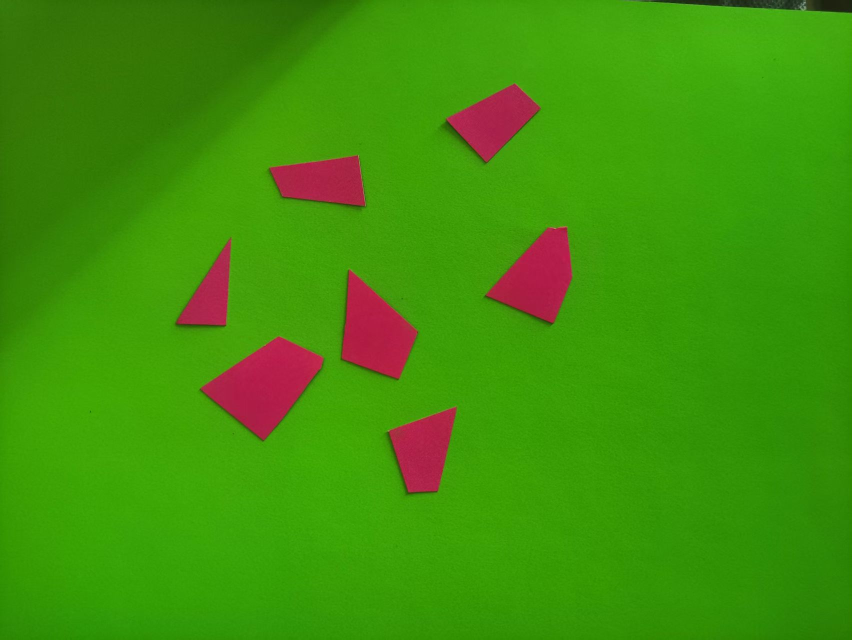
#> input picture 拼图还原项目/input/pieces.jpg, 1704 x 1279 px, found by its file name (shown at 1/2 size)
$ python segment.py --image input/pieces.jpg --out out
#> lines starting #> are read from the running program, lines starting #| are printed output that depends on the picture; after the words box and inside, x2 and y2 are one past the last pixel; in counts of white or black regions, pixels touching at a corner belong together
#> in main, bgr is the input picture: shape (1279, 1704, 3); mean B, G, R 9.6, 146, 64.3
#| 图像尺寸: 1704x1279
### 拼图还原项目/src/geometry.py
"""多边形几何工具：面积、边、内角、刚体变换。

坐标一律用图像像素坐标系（y 向下），多边形顶点按逆时针（CCW）排列。
"""
from __future__ import annotations

import math
from typing import List, Tuple

import cv2
import numpy as np

Point = Tuple[float, float]


def polygon_area(poly: np.ndarray) -> float:
    """鞋带公式，返回正值面积。"""
    x = poly[:, 0]
    y = poly[:, 1]
    return 0.5 * abs(float(np.dot(x, np.roll(y, -1)) - np.dot(y, np.roll(x, -1))))


def signed_area(poly: np.ndarray) -> float:
    x = poly[:, 0]
    y = poly[:, 1]
    return 0.5 * float(np.dot(x, np.roll(y, -1)) - np.dot(y, np.roll(x, -1)))


def ensure_ccw(poly: np.ndarray) -> np.ndarray:
    """图像坐标系 y 向下，因此按数学 y 向上的逆时针等价于 signed_area < 0。"""
    poly = np.asarray(poly, dtype=float)
    if signed_area(poly) > 0:
        poly = poly[::-1].copy()
    return poly


def centroid(poly: np.ndarray) -> np.ndarray:
    """多边形面积形心（不是顶点平均）。"""
    x = poly[:, 0]
    y = poly[:, 1]
    xn = np.roll(x, -1)
    yn = np.roll(y, -1)
    cross = x * yn - xn * y
    a = cross.sum() / 2.0
    if abs(a) < 1e-12:
        return poly.mean(axis=0)
    cx = ((x + xn) * cross).sum() / (6.0 * a)
    cy = ((y + yn) * cross).sum() / (6.0 * a)
    return np.array([cx, cy])


def perimeter(poly: np.ndarray) -> float:
    d = np.diff(np.vstack([poly, poly[:1]]), axis=0)
    return float(np.hypot(d[:, 0], d[:, 1]).sum())


def edges(poly: np.ndarray) -> List[dict]:
    """返回每条边的几何信息：端点、长度、方向角、中点。"""
    out = []
    n = len(poly)
    for i in range(n):
        a = poly[i]
        b = poly[(i + 1) % n]
        v = b - a
        length = float(np.hypot(*v))
        ang = math.degrees(math.atan2(v[1], v[0])) % 360.0
        out.append(
            {
                "index": i,
                "a": [float(a[0]), float(a[1])],
                "b": [float(b[0]), float(b[1])],
                "length": length,
                "angle": ang,
                "mid": [float((a[0] + b[0]) / 2), float((a[1] + b[1]) / 2)],
            }
        )
    return out


def interior_angles(poly: np.ndarray) -> List[float]:
    """每个顶点的内角（度）。"""
    n = len(poly)
    angs = []
    for i in range(n):
        p0 = poly[i - 1]
        p1 = poly[i]
        p2 = poly[(i + 1) % n]
        v1 = p0 - p1
        v2 = p2 - p1
        cosv = float(np.dot(v1, v2) / (np.linalg.norm(v1) * np.linalg.norm(v2) + 1e-12))
        cosv = max(-1.0, min(1.0, cosv))
        angs.append(math.degrees(math.acos(cosv)))
    return angs


def drop_collinear(poly: np.ndarray, tol_deg: float = 8.0, px_dev: float = 0.0) -> np.ndarray:
    """去掉冗余顶点：角度接近 180° 且离邻居连线足够近（< px_dev 像素）才删。

    只按角度删会把"接近直线但其实有拐角"的真顶点吃掉（六边形就是这样丢成五边形的），
    加上偏移距离判据后，真拐角即使 152° 也不会被删。
    """
    poly = np.asarray(poly, dtype=float)
    changed = True
    while changed and len(poly) > 3:
        changed = False
        angs = interior_angles(poly)
        for i in range(len(poly)):
            if abs(180.0 - angs[i]) >= tol_deg:
                continue
            if px_dev > 0.0:
                a = poly[i - 1]
                b = poly[(i + 1) % len(poly)]
                ab = b - a
                L = np.linalg.norm(ab)
                if L < 1e-9:
                    continue
                n = np.array([-ab[1], ab[0]]) / L
                if abs(float((poly[i] - a) @ n)) >= px_dev:
                    continue
            poly = np.delete(poly, i, axis=0)
            changed = True
            break
    return poly


# [12 lines left out: functions rotation, transform_poly, not called in this run]


def bbox(poly: np.ndarray) -> Tuple[float, float, float, float]:
    return (
        float(poly[:, 0].min()),
        float(poly[:, 1].min()),
        float(poly[:, 0].max()),
        float(poly[:, 1].max()),
    )


# ---------------------------------------------------------------- 快速凸多边形运算
# [39 lines left out: functions to_pos, clip_halfplane, convex_overlap_area, hull_area, not called in this run]
try:
    from shapely.geometry import Polygon as _SPoly
except Exception:
    _SPoly = None


# [11 lines left out: function poly_overlap_area, not called in this run]

### 拼图还原项目/src/segment.py
"""第一步：从绿色背景的照片里把红色纸片分割出来，拟合成干净的多边形。

用法:
    python src/segment.py --image input/pieces.jpg --out out
输出:
    out/pieces.json      每块碎片的顶点、面积、边长、内角
    out/01_mask.png      前景掩膜（已剔除小于 --min-area 的杂点，背景干净）
    out/01_mask_raw.png  未清理的原始掩膜，仅排查用
    out/01_alpha.png     软边蒙版（0~255 渐变），贴图用它才不会带背景色包边
    out/01_despill.jpg   压掉绿色溢出后的原图（成品贴图优先用它，避免纸片带绿罩）
    out/02_pieces.png    编号 + 边编号的调试图
    out/03_cutouts.png   逐块抠图预览（白底网格），用来肉眼检查抠得干不干净
"""
from __future__ import annotations

import argparse
import json
import pathlib
import sys

import cv2
import numpy as np

sys.path.insert(0, str(pathlib.Path(__file__).resolve().parent))
import geometry as G  # noqa: E402


# [8 lines left out: function red_mask, not called in this run]


def background_delta(bgr: np.ndarray) -> tuple[np.ndarray, np.ndarray]:
    """从画面四边取背景色，返回 (每个像素与背景的 Lab 色差 ΔE, 背景色本身)。"""
    h, w = bgr.shape[:2]
    b = max(4, min(h, w) // 40)
    border = np.vstack(
        [
            bgr[:b].reshape(-1, 3),
            bgr[-b:].reshape(-1, 3),
            bgr[:, :b].reshape(-1, 3),
            bgr[:, -b:].reshape(-1, 3),
        ]
    )
    bg = np.median(border, axis=0).astype(np.uint8)
#> bg = [5, 143, 50]
    lab = cv2.cvtColor(bgr, cv2.COLOR_BGR2LAB).astype(np.float32)
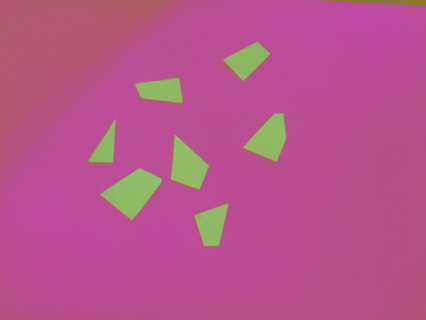
#> lab: shape (1279, 1704, 3) float32 (shown at 1/4 size); mean B, G, R 139, 85.2, 185.4
    bg_lab = cv2.cvtColor(bg.reshape(1, 1, 3), cv2.COLOR_BGR2LAB)[0, 0].astype(np.float32)
#> bg_lab = [133, 79, 182]
    return np.linalg.norm(lab - bg_lab, axis=2), bg


# [11 lines left out: function auto_mask, not called in this run]


def is_green_screen(bg: np.ndarray) -> bool:
    """背景是不是绿幕：HSV 色相落在绿色段且饱和度够高。"""
    hsv = cv2.cvtColor(bg.reshape(1, 1, 3), cv2.COLOR_BGR2HSV)[0, 0]
    hue, sat, val = float(hsv[0]), float(hsv[1]), float(hsv[2])
    return 40.0 <= hue <= 85.0 and sat >= 90.0 and val >= 40.0


def chroma_delta(bgr: np.ndarray, bg: np.ndarray) -> np.ndarray:
    """只用 Lab 的 a/b 色度通道算与背景的距离，**完全丢掉亮度 L**。

    这是绿幕抠像比「全量 ΔE」强的地方：阴影、光照不均匀只会改变 L，
    不会改变 a/b，所以影子不会被误判成前景（也就不会把直边切成两段）。
    """
    lab = cv2.cvtColor(bgr, cv2.COLOR_BGR2LAB).astype(np.float32)
    bgl = cv2.cvtColor(bg.reshape(1, 1, 3), cv2.COLOR_BGR2LAB)[0, 0].astype(np.float32)
    return np.linalg.norm(lab[..., 1:] - bgl[1:], axis=2)


def chroma_alpha(bgr: np.ndarray, bg: np.ndarray, lo: float = 10.0, hi: float = 22.0,
                 mask: np.ndarray | None = None) -> np.ndarray:
    """绿幕软边 alpha：色度差在 lo~hi 之间线性过渡，同步处理半透边缘。"""
    d = chroma_delta(bgr, bg)
    a = np.clip((d - lo) / max(1e-6, hi - lo), 0.0, 1.0)
    if mask is not None:
        allowed = cv2.dilate(mask, np.ones((3, 3), np.uint8)) > 0
        a = np.where(allowed, a, 0.0)
    return (np.clip(a, 0.0, 1.0) * 255).astype(np.uint8)


def despill(bgr: np.ndarray, strength: float = 1.0) -> tuple[np.ndarray, np.ndarray]:
    """压掉绿色溢出（despill）。

    绿幕反光会在纸片边缘染一层绿（G 明显高于 R/B）。经典做法：把 G 压到不超过
    max(R, B)，其余通道不动 —— 颜色更正，又不会破坏亮度结构。
    """
    out = bgr.astype(np.float32)
    green = out[..., 1]
    excess = np.clip(green - np.maximum(out[..., 0], out[..., 2]), 0.0, None) * strength
    out[..., 1] = green - excess
    return np.clip(out, 0, 255).astype(np.uint8), excess


def drop_specks(mask: np.ndarray, min_area: float) -> tuple[np.ndarray, int, int]:
    """抹掉面积 < min_area 的连通块。

    这些是背景上的小污点/纸屑，本来就不是碎片（后续也不会被当成 pieces），
    但会实实在在地画在 01_mask.png 上，看起来就是“抠图没抠干净”。
    """
    n, labels, stats, _ = cv2.connectedComponentsWithStats(mask, connectivity=8)
    keep = np.zeros_like(mask)
    dropped = 0
    dropped_area = 0
    for i in range(1, n):
        area = int(stats[i, cv2.CC_STAT_AREA])
        if area >= min_area:
            keep[labels == i] = 255
        else:
            dropped += 1
            dropped_area += area
    return keep, dropped, dropped_area


# [15 lines left out: function soft_alpha, not called in this run]


def render_cutouts(bgr: np.ndarray, alpha: np.ndarray, pieces: list,
                   path: pathlib.Path, tile: int = 260, pad: int = 14) -> None:
    """把每块碎片按 alpha 抠出来，排在白底网格里 —— 抠得干不干净一眼就看得到。"""
    if not pieces:
        return
    h_img, w_img = bgr.shape[:2]
    tiles = []
    for p in pieces:
        poly = np.array(p["polygon"], np.float64)
        x0 = max(int(np.floor(poly[:, 0].min())) - 2, 0)
        y0 = max(int(np.floor(poly[:, 1].min())) - 2, 0)
        x1 = min(int(np.ceil(poly[:, 0].max())) + 2, w_img)
        y1 = min(int(np.ceil(poly[:, 1].max())) + 2, h_img)
        if x1 <= x0 or y1 <= y0:
            continue
        crop = bgr[y0:y1, x0:x1].astype(np.float32)
        a = (alpha[y0:y1, x0:x1].astype(np.float32) / 255.0)[..., None]
        comp = (crop * a + 255.0 * (1.0 - a)).astype(np.uint8)   # 白底合成
        h, w = comp.shape[:2]
        s = min((tile - 2 * pad) / max(w, 1), (tile - 2 * pad) / max(h, 1), 1.0)
        comp = cv2.resize(comp, (max(1, int(w * s)), max(1, int(h * s))),
                          interpolation=cv2.INTER_AREA)
        tiles.append((p["id"], comp))

    cols = max(1, int(np.ceil(np.sqrt(len(tiles)))))
    rows = int(np.ceil(len(tiles) / cols))
    canvas = np.full((rows * tile, cols * tile, 3), 255, np.uint8)
    for k, (pid, comp) in enumerate(tiles):
        r, c = divmod(k, cols)
        cy, cx = r * tile, c * tile
        oy = cy + (tile - comp.shape[0]) // 2
        ox = cx + (tile - comp.shape[1]) // 2
        canvas[oy:oy + comp.shape[0], ox:ox + comp.shape[1]] = comp
        cv2.rectangle(canvas, (cx, cy), (cx + tile - 1, cy + tile - 1), (222, 222, 222), 1)
        cv2.putText(canvas, f"#{pid}", (cx + 8, cy + 26),
                    cv2.FONT_HERSHEY_SIMPLEX, 0.7, (0, 0, 0), 2)
    cv2.imwrite(str(path), canvas)


def residue_stats(mask: np.ndarray, pieces: list) -> list:
    """每块碎片的多边形内，有多少像素其实不是前景（= 拟合时被多边形“撑”进来的背景）。"""
    rows = []
    for p in pieces:
        poly = np.array(p["polygon"], np.int32)
        canvas = np.zeros(mask.shape, np.uint8)
        cv2.fillPoly(canvas, [poly], 255)
        inside = canvas > 0
        total = int(np.count_nonzero(inside))
        leak = int(np.count_nonzero(inside & (mask == 0)))
        rows.append((p["id"], total, leak, 100.0 * leak / max(1, total)))
    return rows


def _line_from_points(pts: np.ndarray) -> tuple[np.ndarray, np.ndarray]:
    """最小二乘直线：返回 (直线上一点, 单位方向)。"""
    vx, vy, x0, y0 = cv2.fitLine(pts.astype(np.float32), cv2.DIST_L2, 0, 0.01, 0.01).ravel()
    d = np.array([vx, vy], dtype=float)
    d /= np.linalg.norm(d) + 1e-12
    return np.array([x0, y0], dtype=float), d


def _intersect(p1, d1, p2, d2) -> np.ndarray | None:
    a = np.array([[d1[0], -d2[0]], [d1[1], -d2[1]]], dtype=float)
    det = np.linalg.det(a)
    if abs(det) < 1e-9:
        return None
    b = np.array([p2[0] - p1[0], p2[1] - p1[1]], dtype=float)
    t = np.linalg.solve(a, b)[0]
    return p1 + t * d1


def refine_corners(contour: np.ndarray, rough: np.ndarray, band: float = 9.0, max_shift: float = 45.0) -> np.ndarray:
    """用轮廓点分别拟合每条边所在直线，再求相邻直线交点作为精确角点。

    拍照得到的纸片角有圆角/毛边，approxPolyDP 给的角点会偏内；拟合直线求交可以显著提精度。
    """
    pts = contour.reshape(-1, 2).astype(float)
    lines = []
    n = len(rough)
    for i in range(n):
        a = rough[i]
        b = rough[(i + 1) % n]
        ab = b - a
        L = np.linalg.norm(ab)
        if L < 1e-6:
            return rough
        u = ab / L
        normal = np.array([-u[1], u[0]])
        # 只保留投影落在这条边上、且离直线足够近的轮廓点
        rel = pts - a
        proj = rel @ u
        dist = np.abs(rel @ normal)
        sel = (proj > -2.0) & (proj < L + 2.0) & (dist < band)
        seg = pts[sel]
        if len(seg) < 8:
            lines.append((a, u))
        else:
            lines.append(_line_from_points(seg))
    out = []
    for i in range(n):
        p1, d1 = lines[i]
        p2, d2 = lines[(i + 1) % n]
        c = _intersect(p1, d1, p2, d2)
        if c is None or np.linalg.norm(c - rough[i]) > max_shift:
            c = rough[i]
        out.append(c)
    return np.array(out, dtype=float)


def edge_fits(cnt: np.ndarray, poly: np.ndarray, band: float = 8.0) -> list[dict]:
    """每条边上参与拟合的轮廓点数量与最大偏差，用于判断该边可信度。"""
    pts = cnt.reshape(-1, 2).astype(float)
    fits = []
    n = len(poly)
    for i in range(n):
        a, b = poly[i], poly[(i + 1) % n]
        ab = b - a
        L = float(np.linalg.norm(ab))
        if L < 1e-6:
            fits.append({"index": i, "n": 0, "rms": 99.0})
            continue
        u = ab / L
        nrm = np.array([-u[1], u[0]])
        rel = pts - a
        proj, dist = rel @ u, np.abs(rel @ nrm)
        sel = (proj > 1.0) & (proj < L - 1.0) & (dist < band)
        d = dist[sel]
        fits.append(
            {"index": i, "n": int(sel.sum()), "rms": float(np.sqrt((d**2).mean())) if len(d) else 99.0}
        )
    return fits


def polygon_of_component(comp_mask: np.ndarray, pixel_area: float,
                         allow_concave: bool = False) -> tuple[np.ndarray, list[dict]] | None:
    cnts, _ = cv2.findContours(comp_mask, cv2.RETR_EXTERNAL, cv2.CHAIN_APPROX_NONE)
    if not cnts:
        return None
    cnt = max(cnts, key=cv2.contourArea)
    # 默认用凸包压掉毛边凹口；碎片本身可能是凹多边形（凹槽要被别的碎片填），此时直接沿轮廓拟合
    base = cnt if allow_concave else cv2.convexHull(cnt)
    peri = cv2.arcLength(base, True)
    # 逼近精度取 1.2%：太大（2%）会把接近直线的真拐角并掉（六边形被吃成五边形）
    rough = cv2.approxPolyDP(base, 0.012 * peri, True).reshape(-1, 2).astype(float)
    rough = G.drop_collinear(rough, tol_deg=6.0, px_dev=3.0)
    if len(rough) < 3:
        return None

    poly = refine_corners(cnt, rough)
    # 每个精修角点必须贴着真实轮廓，否则退回粗多边形；防止圆角/阴影把边外推过头
    pts = cnt.reshape(-1, 2).astype(float)
    d = np.linalg.norm(pts[:, None, :] - poly[None, :, :], axis=2).min(axis=0)
    if (d > 14.0).any():
        poly = rough.copy()
    poly = G.drop_collinear(poly, tol_deg=6.0, px_dev=3.0)

    # 多边形面积必须和真实像素面积吻合，否则用粗多边形
    if abs(G.polygon_area(poly) - pixel_area) / max(pixel_area, 1.0) > 0.06:
        poly = G.drop_collinear(rough.copy(), tol_deg=6.0, px_dev=3.0)
    return G.ensure_ccw(poly), edge_fits(cnt, poly)


def main() -> int:
    ap = argparse.ArgumentParser()
    ap.add_argument("--image", default="input/pieces.jpg")
    ap.add_argument("--out", default="out")
    ap.add_argument("--min-area", type=float, default=1500.0)
    ap.add_argument("--mode", choices=("auto", "red", "chroma"), default="auto",
                    help="auto=自动识别（绿幕走色度抠像）/ red=红色纸张 / chroma=强制绿幕抠像")
    ap.add_argument("--delta-e", type=float, default=40.0)
    ap.add_argument("--chroma-lo", type=float, default=10.0,
                    help="色度软边下限（alpha 开始大于 0）")
    ap.add_argument("--chroma-hi", type=float, default=22.0,
                    help="色度软边上限（alpha 到达 255）")
    ap.add_argument("--concave", action="store_true",
                    help="碎片本身是凹多边形（有凹槽），沿真实轮廓拟合而不是凸包")
    args = ap.parse_args()

    outdir = pathlib.Path(args.out)
    outdir.mkdir(parents=True, exist_ok=True)

    bgr = cv2.imread(args.image)
    if bgr is None:
        print(f"读不到图片: {args.image}")
        return 1
    print(f"图像尺寸: {bgr.shape[1]}x{bgr.shape[0]}")

    use_chroma = False
    delta = None
    bg = None
    if args.mode in ("auto", "chroma"):
        delta, bg = background_delta(bgr)
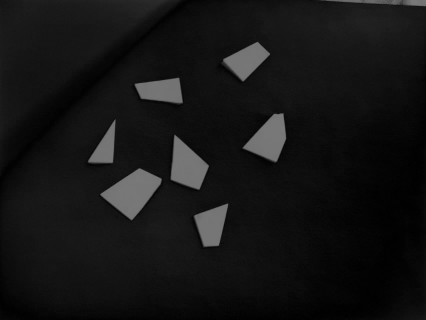
#> delta: shape (1279, 1704) float32 (shown at 1/4 size); min 0, max 124.4, mean 20.9
#> bg = [5, 143, 50]
        print("背景色 BGR %s" % bg.tolist())
#| 背景色 BGR [5, 143, 50]
        if args.mode == "chroma":
            use_chroma = True
        else:
            use_chroma = is_green_screen(bg)
#> in is_green_screen, `hsv = cv2.cvtColor(bg.reshape(1, 1, 3), cv2.COLOR_BGR2HSV)[0, 0]`: hsv = [50, 246, 143]
#> in is_green_screen, `hue, sat, val = float(hsv[0]), float(hsv[1]), float(hsv[2])`: hue = 50; sat = 246; val = 143
#> use_chroma = True
        print("抠像方式：" + (
            "绿幕色度抠像（只用 Lab 的 a/b，忽略亮度 → 阴影/光照不均不会误判为前景）"
            if use_chroma else "Lab 全量 ΔE（背景不是绿幕）"))
#| 抠像方式：绿幕色度抠像（只用 Lab 的 a/b，忽略亮度 → 阴影/光照不均不会误判为前景）

    if args.mode == "red":
        mask = red_mask(bgr)
    elif use_chroma:
        cdist = chroma_delta(bgr, bg)
#> in chroma_delta, `bgl = cv2.cvtColor(bg.reshape(1, 1, 3), cv2.COLOR_BGR2LAB)[0, 0].astyp..`: bgl = [133, 79, 182]
        mask = (cdist > args.chroma_hi).astype(np.uint8) * 255
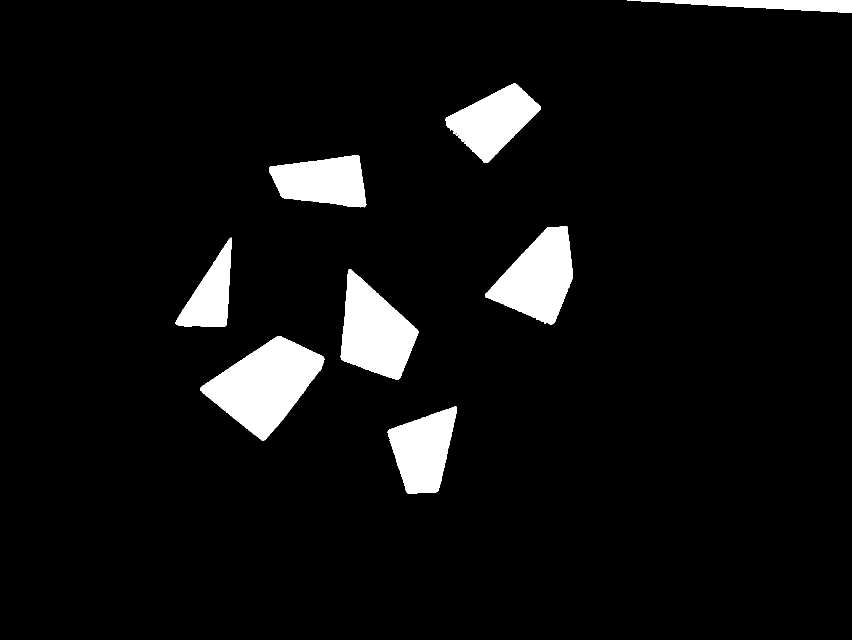
#> mask: shape (1279, 1704) (shown at 1/2 size); 6% white; 8 white regions, largest, box (x1, y1, x2, y2) and area: (400, 672, 649, 882) 27256, (681, 538, 837, 759) 20786, (970, 452, 1146, 650) 20027
        mask = cv2.morphologyEx(mask, cv2.MORPH_OPEN, np.ones((5, 5), np.uint8))
#> mask: shape (1279, 1704); 6% white; 8 white regions, largest, box (x1, y1, x2, y2) and area: (400, 672, 648, 881) 27249, (682, 539, 837, 759) 20776, (971, 452, 1146, 649) 20017
        mask = cv2.morphologyEx(mask, cv2.MORPH_CLOSE, np.ones((11, 11), np.uint8))
#> mask: shape (1279, 1704); 6% white; 8 white regions, largest, box (x1, y1, x2, y2) and area: (400, 672, 648, 881) 27249, (682, 539, 837, 759) 20779, (971, 452, 1146, 649) 20024
    else:
        mask = auto_mask(bgr, args.delta_e)

    cv2.imwrite(str(outdir / "01_mask_raw.png"), mask)
    # 剔掉背景上的小污点/纸屑：它们本就不算碎片，但会画在掩膜上，看起来就是“没抠干净”
    mask, n_specks, speck_area = drop_specks(mask, args.min_area)
#> in drop_specks, `n, labels, stats, _ = cv2.connectedComponentsWithStats(mask, connectiv..`:
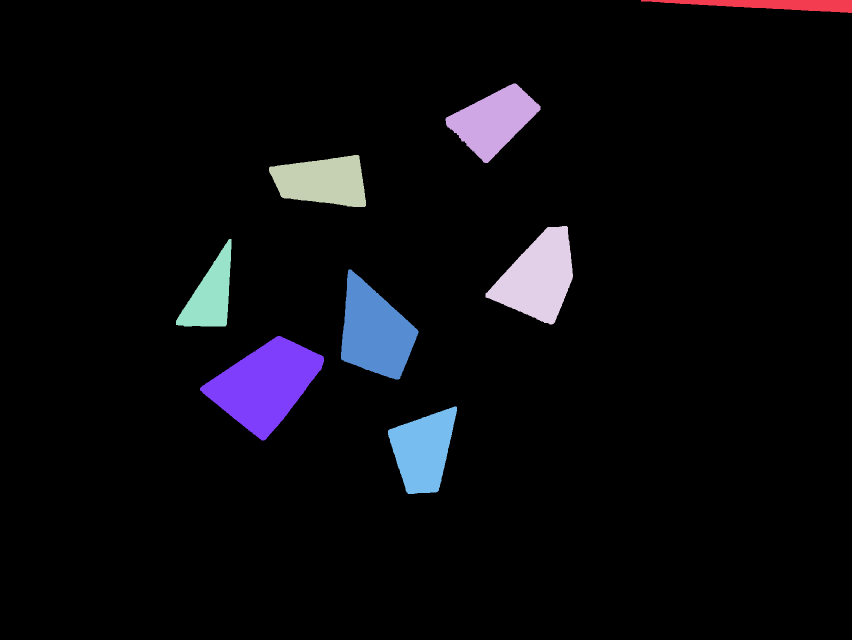
#> labels: shape (1279, 1704) int32 (shown at 1/2 size); 9 distinct labels, from 0 to 8; one colour per label, 0 black
#> in drop_specks, `n, labels, stats, _ = cv2.connectedComponentsWithStats(mask, connectiv..`: n = 9; stats = [[0, 0, 1704, 1279, 2049286], [1282, 0, 422, 26, 6131], [891, 167, 190, 159, 15647], [538, 310, 194, 104, 14825], [971, 452, 175, 197, 20024], [352, 478, 111, 175, 9973], [682, 539, 155, 220, 20779], [400, 672, 248, 209, 27249], [776, 813, 138, 175, 15502]]
#> the loop in drop_specks, `for i in range(1, n):` made 8 passes
#> area on passes 1 to 8: 6131, 15647, 14825, 20024, 9973, 20779, 27249, 15502
#> (the rest of the program and of its run is left out)
